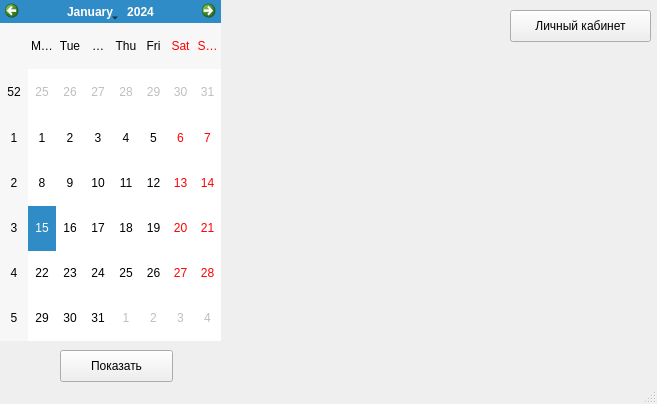
<?xml version="1.0" encoding="UTF-8"?>
<ui version="4.0">
 <class>MainWindow</class>
 <widget class="QMainWindow" name="MainWindow">
  <property name="geometry">
   <rect>
    <x>0</x>
    <y>0</y>
    <width>657</width>
    <height>404</height>
   </rect>
  </property>
  <property name="windowTitle">
   <string>Main_window_admin</string>
  </property>
  <widget class="QWidget" name="centralwidget">
   <widget class="QPushButton" name="pushButton">
    <property name="geometry">
     <rect>
      <x>510</x>
      <y>10</y>
      <width>141</width>
      <height>32</height>
     </rect>
    </property>
    <property name="text">
     <string>Личный кабинет</string>
    </property>
   </widget>
   <widget class="QCalendarWidget" name="calendarWidget">
    <property name="geometry">
     <rect>
      <x>0</x>
      <y>0</y>
      <width>221</width>
      <height>341</height>
     </rect>
    </property>
   </widget>
   <widget class="QPushButton" name="pushButton_2">
    <property name="geometry">
     <rect>
      <x>60</x>
      <y>350</y>
      <width>113</width>
      <height>32</height>
     </rect>
    </property>
    <property name="text">
     <string>Показать</string>
    </property>
   </widget>
  </widget>
  <widget class="QStatusBar" name="statusbar"/>
 </widget>
 <resources/>
 <connections/>
</ui>
